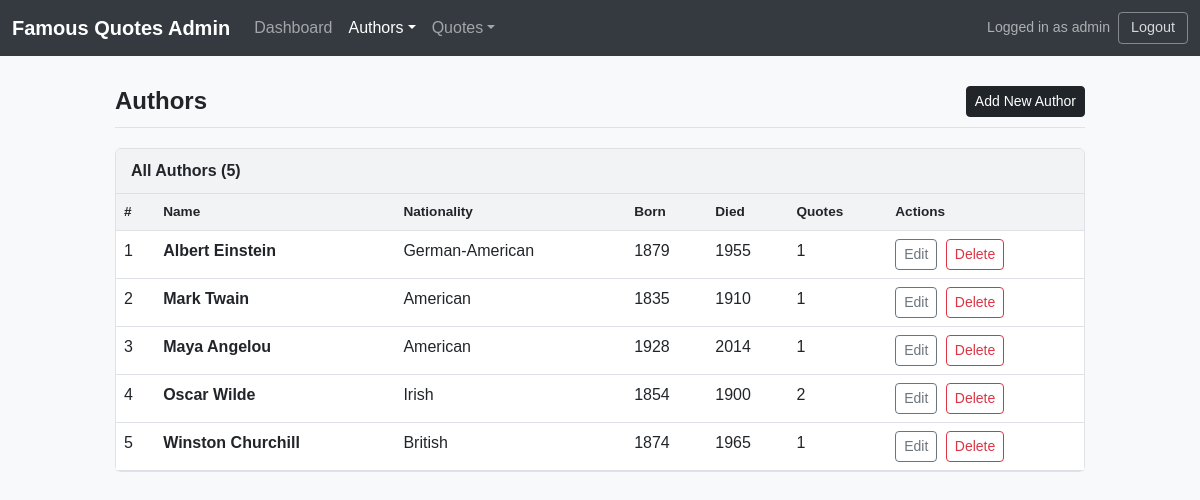
/authors.php (signed in), run on the app's committed database.
### tables this page shows
CREATE TABLE IF NOT EXISTS authors (
    id INT AUTO_INCREMENT PRIMARY KEY,
    name VARCHAR(100) NOT NULL,
    birth_year INT,
    death_year INT,
    nationality VARCHAR(100),
    bio TEXT,
    created_at TIMESTAMP DEFAULT CURRENT_TIMESTAMP
);

### authors.php (the view, shortened to what this page needs)
<?php
$db = getDB();
$authors = $db->query("
    SELECT a.*, COUNT(q.id) AS quote_count
    FROM authors a LEFT JOIN quotes q ON q.author_id = a.id
    GROUP BY a.id ORDER BY a.name ASC
")->fetchAll();
?>
<!DOCTYPE html>
<html lang="en">
<head>
    <link href="https://cdn.jsdelivr.net/npm/bootstrap@5.3.0/dist/css/bootstrap.min.css" rel="stylesheet">
    <link rel="stylesheet" href="css/style.css">
</head>
<body>
<?php include 'includes/nav.php'; ?>
<div class="page-wrapper">
    <div class="page-header">
        <h1 class="page-title">Authors</h1>
        <a href="add_author.php" class="btn btn-dark btn-sm">Add New Author</a>
    </div>
    <div class="card">
        <div class="card-header">All Authors (<?= count($authors) ?>)</div>
        <div class="table-responsive">
            <table class="table table-hover mb-0">
                <thead>
                    <tr>
                        <th>#</th>
                        <th>Name</th>
                        <th>Nationality</th>
                        <th>Born</th>
                        <th>Died</th>
                        <th>Quotes</th>
                        <th>Actions</th>
                    </tr>
                </thead>
                <tbody>
                    <?php foreach ($authors as $i => $a): ?>
                    <tr>
                        <td><?= $i + 1 ?></td>
                        <td><strong><?= htmlspecialchars($a['name']) ?></strong></td>
                        <td><?= htmlspecialchars($a['nationality'] ?? '') ?></td>
                        <td><?= htmlspecialchars($a['birth_year'] ?? '') ?></td>
                        <td><?= htmlspecialchars($a['death_year'] ?? '') ?></td>
                        <td><?= $a['quote_count'] ?></td>
                        <td>
                            <a href="edit_author.php?id=<?= $a['id'] ?>" class="btn btn-outline-secondary btn-sm me-1">Edit</a>
                            <form method="POST" style="display:inline;"
                                  onsubmit="return confirm('Are you sure you want to delete this author? All their quotes will also be deleted.')">
                                <button type="submit" class="btn btn-outline-danger btn-sm">Delete</button>
                            </form>
                        </td>
                    </tr>
                    <?php endforeach; ?>
                </tbody>
            </table>
        </div>
    </div>
</div>
</body>
</html>

### css/style.css (style rules this page uses)
body { background-color: #f8f9fa; font-family: Arial, sans-serif; }
.page-wrapper { max-width: 1000px; margin: 30px auto; padding: 0 15px; }
.page-header { display: flex; justify-content: space-between; align-items: center; margin-bottom: 20px; border-bottom: 1px solid #dee2e6; padding-bottom: 10px; }
.page-title { font-size: 1.5rem; font-weight: bold; margin: 0; }
.card { border: 1px solid #dee2e6; border-radius: 6px; background: #fff; margin-bottom: 20px; }
.card-header { background-color: #f1f3f5; border-bottom: 1px solid #dee2e6; padding: 10px 15px; font-weight: bold; }
.table th { background-color: #f1f3f5; font-size: 0.85rem; }

### data on the page
authors: name "Albert Einstein", nationality "German-American", birth_year "1879", death_year "1955", quote_count "1"
authors: name "Mark Twain", nationality "American", birth_year "1835", death_year "1910", quote_count "1"
authors: name "Maya Angelou", nationality "American", birth_year "1928", death_year "2014", quote_count "1"
authors: name "Oscar Wilde", nationality "Irish", birth_year "1854", death_year "1900", quote_count "2"
authors: name "Winston Churchill", nationality "British", birth_year "1874", death_year "1965", quote_count "1"

### other printed values
$_SESSION['admin_username'] "admin"
count($authors) "5"
